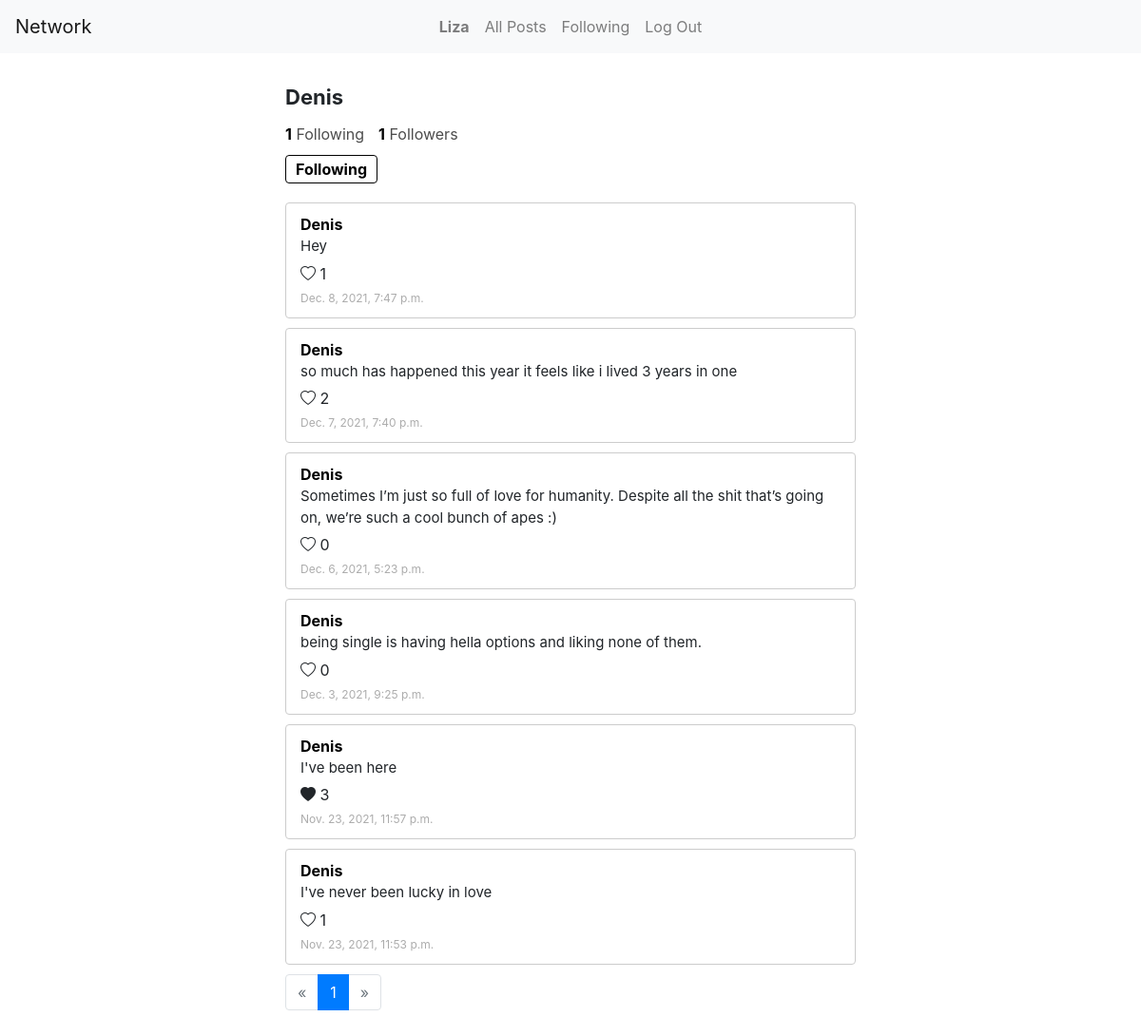
The app's page /Denis/profile (signed in) with its own data.
### network/models.py (models this page shows)
class User(AbstractUser):
    pass

class Posts(models.Model):
    content = models.TextField()
    date =  models.DateTimeField(auto_now_add=True)
    user = models.ForeignKey(User, on_delete=models.CASCADE)
    likers = models.ManyToManyField(User, related_name='liked', blank=True)
    likesCount = models.IntegerField(default=0)

### network/views.py (the view)
# urls.py: path("<username>/profile", views.profile, name="profile"),
def profile(request, username):
    if request.user.is_authenticated:
        user = User.objects.get(username=username)
        posts = Posts.objects.filter(user=user).order_by("-date")
        followers_count = User_Followers.objects.filter(user=user).count()
        following_count = User_Followers.objects.filter(follower=user).count()
        if request.user == user:
            my_profile = True
            is_following = False
        else:
            my_profile = False
            if User_Followers.objects.filter(user=user, follower=request.user).count() > 0:
                is_following = True
            else:
                is_following = False
        for post in posts:
            post.likesCount = post.likers.count()
            post.save()
        paginator = Paginator(posts, 10)
        page_number = request.GET.get('page')
        page_obj = paginator.get_page(page_number)
        return render(request, "network/profile.html", {
            "profile_user": user,
            "page_obj": page_obj,
            "followers_count": followers_count,
            "following_count": following_count,
            "my_profile": my_profile,
            "is_following": is_following
        })
    else:
        return render(request, "network/login.html")

### network/templates/network/profile.html (shortened to what this page needs)
{% extends "network/layout.html" %}
{% block body %}
<div>
    <div class="profileUsername">{{profile_user.username}}</div>
</div>
<div class="followers">
    <div class="followersCount">
        <a href="{% url 'following' profile_user.username %}"><span class="followersNumber">{{following_count}}</span> Following</a>
    </div>
    <div class="followersCount">
        <a href="{% url 'followers' profile_user.username %}"><span class="followersNumber" id="followersCount">{{followers_count}}</span> Followers</a>
    </div>
</div>
{% if not my_profile %}
    {% if is_following %}
    <div>
        <button class="followButton" id="following">Following</button>
    </div>
    {% else %}
    <div>
        <button class="followButton" id="follow">Follow</button>
    </div>
    {% endif %}
{% endif %}
{% for post in page_obj%}
    <div class="post">
        <div class="username">{{post.user.username}}</div>
        <div class="content" id="content-{{post.id}}">{{post.content}}</div>
        <div id="likeIcon">
          <span>
            {% if user in post.likers.all %}
            <i class="like_button bi bi-heart-fill" data-id="{{post.id}}"></i>
            {% else %}
            <i class="like_button bi bi-heart" data-id="{{post.id}}"></i>
            {% endif %}
            <span id="likes-{{post.id}}">{{post.likesCount}}</span>
          </span>
        </div>
        <small>{{post.date}}</small>
    </div>
{%endfor%}
{% if page_obj %}
<nav aria-label="Page navigation">
  <ul class="pagination">
    {% if page_obj.has_previous %}
    <li class="page-item">
      <a class="page-link" href="?page={{ page_obj.previous_page_number }}" aria-label="Previous">
        <span aria-hidden="true">&laquo;</span>
      </a>
    </li>
    {% else %}
    <li class="page-item disabled">
      <a class="page-link" href="#" aria-label="Previous">
        <span aria-hidden="true">&laquo;</span>
      </a>
    </li>
    {% endif %}
    {% for page in page_obj.paginator.page_range %}
    {% if page == page_obj.number %}
    <li class="page-item active">
      <a class="page-link" href="?page={{ page }}">{{ page }}</a>
    </li>
    {% else %}
    <li class="page-item">
      <a class="page-link" href="?page={{ page }}">{{ page }}</a>
    </li>
    {% endif %}
    {% endfor %}
    {% if page_obj.has_next %}
    <li class="page-item">
      <a class="page-link" href="?page={{ page_obj.next_page_number }}" aria-label="Next">
        <span aria-hidden="true">&raquo;</span>
      </a>
    </li>
    {% else %}
    <li class="page-item disabled">
      <a class="page-link" href="#" aria-label="Next">
        <span aria-hidden="true">&raquo;</span>
      </a>
    </li>
    {% endif %}
  </ul>
</nav>
{% endif %}
{% endblock %}

### network/templates/network/layout.html (shortened to what this page needs)
{% load static %}
<!DOCTYPE html>
<html lang="en">
    <head>
        <link rel="stylesheet" href="https://stackpath.bootstrapcdn.com/bootstrap/4.4.1/css/bootstrap.min.css">
        <link href="{% static 'network/styles.css' %}" rel="stylesheet">
        <link rel="stylesheet" href="https://cdn.jsdelivr.net/npm/bootstrap-icons@1.7.2/font/bootstrap-icons.css">
    </head>
    <body>
        <nav class="navbar navbar-expand-lg navbar-light bg-light">
            <a class="navbar-brand" href="{% url 'index' %}">Network</a>
            <div class="insidenav">
              <ul class="navbar-nav mr-auto">
                {% if user.is_authenticated %}
                    <li class="nav-item">
                        <a class="nav-link" href="{% url 'profile' user.username %}"><strong>{{ user.username }}</strong></a>
                    </li>
                {% endif %}
                <li class="nav-item">
                  <a class="nav-link" href="{% url 'index' %}">All Posts</a>
                </li>
                {% if user.is_authenticated %}
                    <li class="nav-item">
                        <a class="nav-link" href="{% url 'following_view' %}">Following</a>
                    </li>
                    <li class="nav-item">
                        <a class="nav-link" href="{% url 'logout' %}">Log Out</a>
                    </li>
                {% endif %}
              </ul>
            </div>
          </nav>
        <div class="body">
            {% block body %}
            {% endblock %}
        </div>
    </body>
</html>

### network/static/network/styles.css (style rules this page uses)
.insidenav { position: relative; margin: 0 auto; }
.navbar-brand { position: absolute; }
.body { width: 50%; margin: 30px auto; }
.followers { display: flex; flex-direction: row; }
.followersCount a { color: #4d4d4d; }
.followersCount:not(:last-child) { margin-right: 15px; }
.followersNumber { color: black; font-weight: bold; }
.profileUsername { font-size: 22px; font-weight: bold; margin-bottom: 10px; }
.followButton { margin: 10px 0; border: black solid 1px; border-radius: 4px; padding: 2px 10px; font-weight: bold; background-color: white; }
.username { font-size: 16px; font-weight: bold; color: black; }
.post { max-height: fit-content; border: 1px solid #ccc; border-radius: 4px; padding: 10px 15px; margin-top: 10px;; }
.post:not(:last-child) { margin-bottom: 10px; }
.content { font-size: 15px; margin-bottom: 5px; }
small { font-size: 12px; color: rgb(172, 172, 172); }

### records on screen
User: username "Liza"
User: username "Denis"
Posts: user.username "Denis", content "Hey", likesCount "1", date "Dec. 8, 2021, 7:47 p.m."
Posts: user.username "Denis", content "so much has happened this year it feels like i lived 3 years in one", likesCount "2", date "Dec. 7, 2021, 7:40 p.m."
Posts: user.username "Denis", content "Sometimes I’m just so full of love for humanity. Despite all the shit that’s going on, we’re such a cool bunch of apes :)", likesCount "0", date "Dec. 6, 2021, 5:23 p.m."
Posts: user.username "Denis", content "being single is having hella options and liking none of them.", likesCount "0", date "Dec. 3, 2021, 9:25 p.m."
Posts: user.username "Denis", content "I've been here", likesCount "3", date "Nov. 23, 2021, 11:57 p.m."
Posts: user.username "Denis", content "I've never been lucky in love", likesCount "1", date "Nov. 23, 2021, 11:53 p.m."

### other values on screen
{{ following_count }} "1"
{{ followers_count }} "1"
{{ page }} "1"
